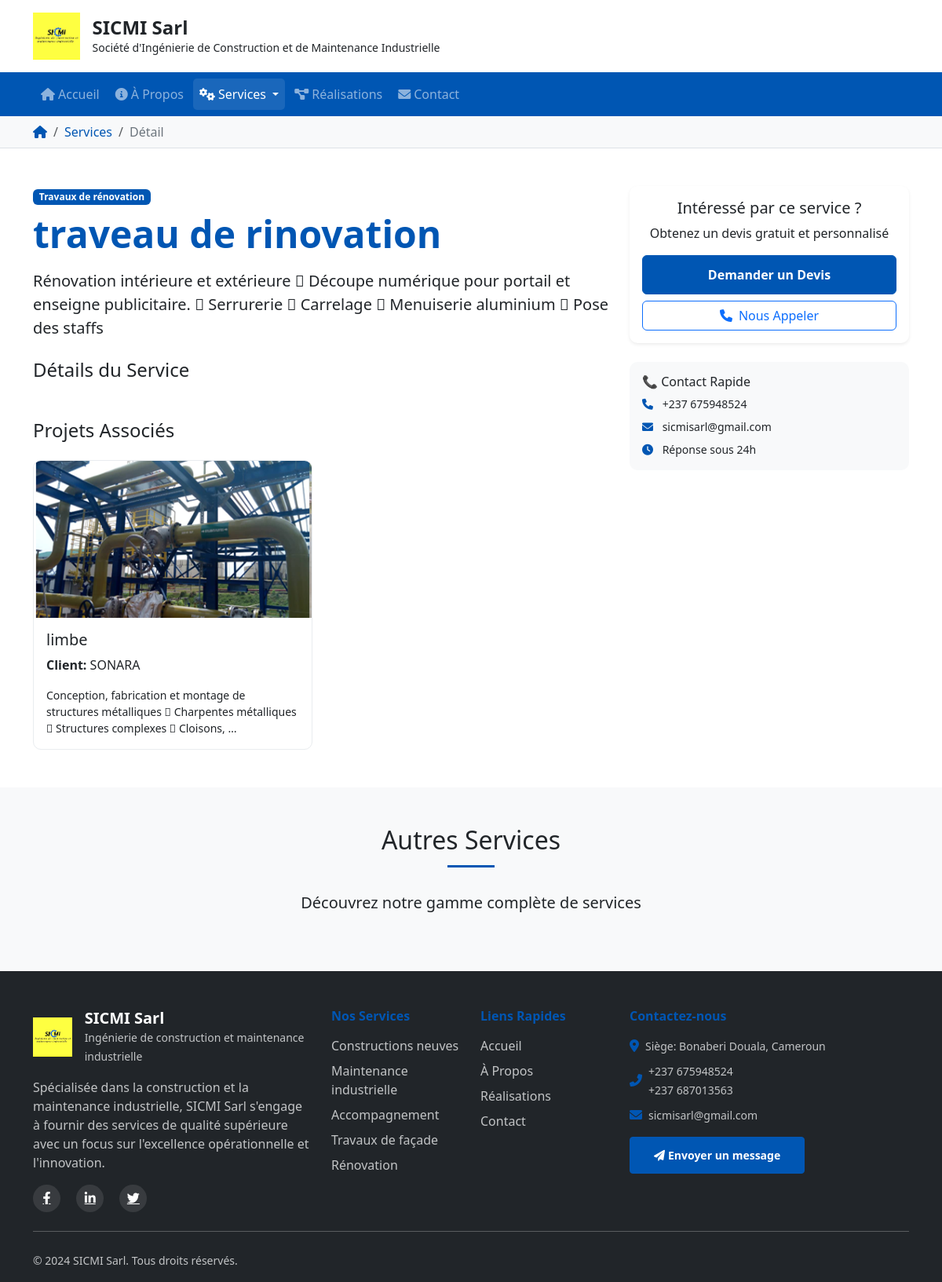
/services/5/, run on an earlier commit of the app's database.
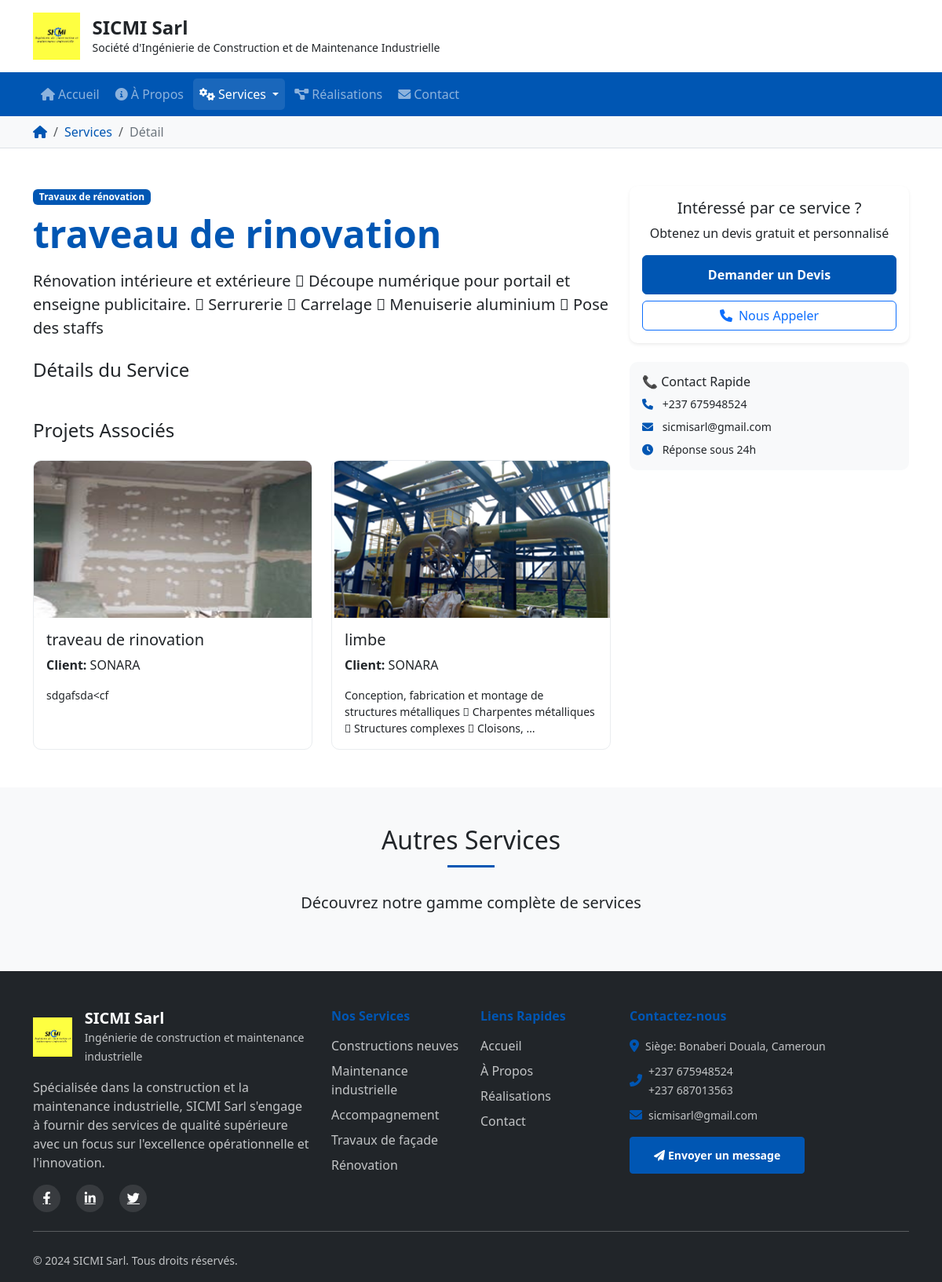
And on a later commit of the database.
### sicmi_app/models.py (models this page shows, shortened)
class Service(models.Model):
    CATEGORY_CHOICES = [
        ('construction', 'Constructions neuves et revamping'),
        ('maintenance', 'Maintenance industrielle'),
        ('accompagnement', 'Accompagnement'),
        ('facade', 'Travaux de Façade'),
        ('renovation', 'Travaux de rénovation'),
    ]
    name = models.CharField(max_length=200)
    category = models.CharField(max_length=50, choices=CATEGORY_CHOICES)
    description = models.TextField()
    image = models.ImageField(upload_to='services/', blank=True, null=True)
    order = models.IntegerField(default=0)
    class Meta:
        ordering = ['order', 'name']

class Project(models.Model):
    title = models.CharField(max_length=200)
    client = models.CharField(max_length=200)
    description = models.TextField()
    services = models.ManyToManyField(Service)
    image = models.ImageField(upload_to='projects/')
    completion_date = models.DateField()
    created_at = models.DateTimeField(auto_now_add=True)
    class Meta:
        ordering = ['-completion_date']

### sicmi_app/views.py (the view)
# urls.py: path('services/<int:service_id>/', views.service_detail, name='service_detail'),
def service_detail(request, service_id):
    service = Service.objects.get(id=service_id)
    related_projects = Project.objects.filter(services=service)[:3]
    context = {
        'service': service,
        'related_projects': related_projects,
    }
    return render(request, 'services_detail.html', context)

### templates/services_detail.html (shortened to what this page needs)
{% extends 'base.html' %}
{% load static %}
{% block content %}
<div class="container py-5">
    <div class="row">
        <div class="col-lg-8">
            <div class="mb-4">
                <span class="badge bg-primary mb-2">{{ service.get_category_display }}</span>
                <h1 class="display-5 fw-bold text-primary mb-3">{{ service.name }}</h1>
                <div class="service-description">
                    <p class="lead">{{ service.description }}</p>
                </div>
            </div>
            <div class="service-details mb-5">
                <h3 class="h4 mb-4">Détails du Service</h3>
            </div>
            {% if related_projects %}
            <div class="related-projects">
                <h3 class="h4 mb-4">Projets Associés</h3>
                <div class="row g-4">
                    {% for project in related_projects %}
                    <div class="col-md-6">
                        <div class="card project-card h-100">
                            {% if project.image %}
                            <img src="{{ project.image.url }}" class="card-img-top" alt="{{ project.title }}" style="height: 200px; object-fit: cover;">
                            {% endif %}
                            <div class="card-body">
                                <h5 class="card-title">{{ project.title }}</h5>
                                <p class="card-text"><strong>Client:</strong> {{ project.client }}</p>
                                <p class="card-text small">{{ project.description|truncatewords:15 }}</p>
                            </div>
                        </div>
                    </div>
                    {% endfor %}
                </div>
            </div>
            {% endif %}
        </div>
        <div class="col-lg-4">
            <div class="sticky-top" style="top: 100px;">
                <div class="card border-0 shadow-sm mb-4">
                    <div class="card-body text-center">
                        <h5 class="card-title">Intéressé par ce service ?</h5>
                        <p class="card-text">Obtenez un devis gratuit et personnalisé</p>
                        <a href="{% url 'contact' %}?service={{ service.name }}" class="btn btn-primary w-100 mb-2">
                            Demander un Devis
                        </a>
                        <a href="tel:+237675948524" class="btn btn-outline-primary w-100">
                            <i class="fas fa-phone me-2"></i>Nous Appeler
                        </a>
                    </div>
                </div>
                <div class="card border-0 bg-light">
                    <div class="card-body">
                        <h6 class="card-title">📞 Contact Rapide</h6>
                        <p class="small mb-2">
                            <i class="fas fa-phone text-primary me-2"></i>
                            +237 675948524
                        </p>
                        <p class="small mb-2">
                            <i class="fas fa-envelope text-primary me-2"></i>
                            sicmisarl@gmail.com
                        </p>
                        <p class="small mb-0">
                            <i class="fas fa-clock text-primary me-2"></i>
                            Réponse sous 24h
                        </p>
                    </div>
                </div>
            </div>
        </div>
    </div>
</div>
<section class="py-5 bg-light">
    <div class="container">
        <div class="text-center mb-5">
            <h2 class="section-title">Autres Services</h2>
            <p class="lead">Découvrez notre gamme complète de services</p>
        </div>
    </div>
</section>
{% endblock %}

### templates/base.html (shortened to what this page needs)
<!DOCTYPE html>
<html lang="fr">
<head>
    <link href="https://cdn.jsdelivr.net/npm/bootstrap@5.3.0/dist/css/bootstrap.min.css" rel="stylesheet">
    <link rel="stylesheet" href="https://cdnjs.cloudflare.com/ajax/libs/font-awesome/6.0.0/css/all.min.css">
    <link rel="stylesheet" href="/static/css/style.css">
</head>
<body>
    {% include 'includes/header.html' %}
    {% include 'includes/nav.html' %}
    <main>
        {% block content %}
        {% endblock %}
    </main>
    {% include 'includes/footer.html' %}
</body>
</html>

### templates/includes/header.html
{% load static %}
<header class="header-simple bg-white shadow-sm">
    <div class="container">
        <div class="row align-items-center py-3">
            <div class="col-md-6 d-flex align-items-center">
                <div class="logo me-3">
                    <img src="{% static 'images/logo.png' %}" alt="SICMI Sarl" class="logo-img" style="height: 60px; width: auto;">
                </div>
                <div>
                    <h1 class="h4 mb-0 fw-bold">SICMI Sarl</h1>
                    <p class="small mb-0">Société d'Ingénierie de Construction et de Maintenance Industrielle</p>
                </div>
            </div>
        </div>
    </div>
</header>

### templates/includes/nav.html (shortened to what this page needs)
{% load static %}
{% load i18n %}
<nav class="navbar navbar-expand-lg navbar-dark bg-primary sticky-top">
    <div class="container">
        <div class="collapse navbar-collapse" id="navbarNav">
            <ul class="navbar-nav me-auto">
                <li class="nav-item">
                    <a class="nav-link {% if request.path == '/' %}active{% endif %}" href="{% url 'home' %}">
                        <i class="fas fa-home me-1"></i>{% trans "Accueil" %}
                    </a>
                </li>
                <li class="nav-item">
                    <a class="nav-link {% if request.path == '/a-propos/' %}active{% endif %}" href="{% url 'about' %}">
                        <i class="fas fa-info-circle me-1"></i>{% trans "À Propos" %}
                    </a>
                </li>
                <li class="nav-item dropdown">
                    <a class="nav-link dropdown-toggle {% if 'services' in request.path %}active{% endif %}"
                       href="#" id="servicesDropdown" role="button" data-bs-toggle="dropdown" aria-expanded="false">
                        <i class="fas fa-cogs me-1"></i>{% trans "Services" %}
                    </a>
                </li>
                <li class="nav-item">
                    <a class="nav-link {% if request.path == '/projets/' %}active{% endif %}" href="{% url 'projects' %}">
                        <i class="fas fa-project-diagram me-1"></i>{% trans "Réalisations" %}
                    </a>
                </li>
                <li class="nav-item">
                    <a class="nav-link {% if request.path == '/contact/' %}active{% endif %}" href="{% url 'contact' %}">
                        <i class="fas fa-envelope me-1"></i>{% trans "Contact" %}
                    </a>
                </li>
            </ul>
        </div>
    </div>
</nav>
<div class="bg-light border-bottom">
    <div class="container">
        <nav aria-label="breadcrumb" class="py-2">
            <ol class="breadcrumb mb-0">
                <li class="breadcrumb-item">
                    <a href="{% url 'home' %}" class="text-decoration-none">
                        <i class="fas fa-home"></i>
                    </a>
                </li>
                {% block breadcrumb %}
                {% if request.path == '/a-propos/' %}
                    <li class="breadcrumb-item active" aria-current="page">{% trans "À Propos" %}</li>
                {% elif request.path == '/services/' %}
                    <li class="breadcrumb-item active" aria-current="page">{% trans "Services" %}</li>
                {% elif 'services' in request.path and request.path != '/services/' %}
                    <li class="breadcrumb-item">
                        <a href="{% url 'services' %}" class="text-decoration-none">{% trans "Services" %}</a>
                    </li>
                    <li class="breadcrumb-item active" aria-current="page">{% trans "Détail" %}</li>
                {% elif request.path == '/projets/' %}
                    <li class="breadcrumb-item active" aria-current="page">{% trans "Réalisations" %}</li>
                {% elif request.path == '/contact/' %}
                    <li class="breadcrumb-item active" aria-current="page">{% trans "Contact" %}</li>
                {% endif %}
                {% endblock %}
            </ol>
        </nav>
    </div>
</div>

### templates/includes/footer.html (shortened to what this page needs)
{% load static %}
<footer class="bg-dark text-white pt-5 pb-3">
    <div class="container">
        <div class="row g-4">
            <div class="col-lg-4 col-md-6">
                <div class="d-flex align-items-center mb-3">
                    <div class="logo me-3">
                        <img src="{% static 'images/logo.png' %}" alt="SICMI Sarl" class="logo-img" style="height: 50px; width: auto;">
                    </div>
                    <div>
                        <h5 class="fw-bold mb-0">SICMI Sarl</h5>
                        <small class="text-light opacity-75">Ingénierie de construction et maintenance industrielle</small>
                    </div>
                </div>
                <p class="text-light opacity-75">
                    Spécialisée dans la construction et la maintenance industrielle, SICMI Sarl
                    s'engage à fournir des services de qualité supérieure avec un focus sur
                    l'excellence opérationnelle et l'innovation.
                </p>
                <div class="social-links">
                    <a href="#" class="text-white me-3">
                        <i class="fab fa-facebook-f"></i>
                    </a>
                    <a href="#" class="text-white me-3">
                        <i class="fab fa-linkedin-in"></i>
                    </a>
                    <a href="#" class="text-white">
                        <i class="fab fa-twitter"></i>
                    </a>
                </div>
            </div>
            <div class="col-lg-2 col-md-6">
                <h6 class="fw-bold text-primary mb-3">Nos Services</h6>
                <ul class="list-unstyled">
                    <li class="mb-2">
                        <a href="{% url 'services' %}#construction" class="text-light opacity-75 text-decoration-none">
                            Constructions neuves
                        </a>
                    </li>
                    <li class="mb-2">
                        <a href="{% url 'services' %}#maintenance" class="text-light opacity-75 text-decoration-none">
                            Maintenance industrielle
                        </a>
                    </li>
                    <li class="mb-2">
                        <a href="{% url 'services' %}#accompagnement" class="text-light opacity-75 text-decoration-none">
                            Accompagnement
                        </a>
                    </li>
                    <li class="mb-2">
                        <a href="{% url 'services' %}#facade" class="text-light opacity-75 text-decoration-none">
                            Travaux de façade
                        </a>
                    </li>
                    <li class="mb-2">
                        <a href="{% url 'services' %}#renovation" class="text-light opacity-75 text-decoration-none">
                            Rénovation
                        </a>
                    </li>
                </ul>
            </div>
            <div class="col-lg-2 col-md-6">
                <h6 class="fw-bold text-primary mb-3">Liens Rapides</h6>
                <ul class="list-unstyled">
                    <li class="mb-2">
                        <a href="{% url 'home' %}" class="text-light opacity-75 text-decoration-none">
                            Accueil
                        </a>
                    </li>
                    <li class="mb-2">
                        <a href="{% url 'about' %}" class="text-light opacity-75 text-decoration-none">
                            À Propos
                        </a>
                    </li>
                    <li class="mb-2">
                        <a href="{% url 'projects' %}" class="text-light opacity-75 text-decoration-none">
                            Réalisations
                        </a>
                    </li>
                    <li class="mb-2">
                        <a href="{% url 'contact' %}" class="text-light opacity-75 text-decoration-none">
                            Contact
                        </a>
                    </li>
                </ul>
            </div>
            <div class="col-lg-4 col-md-6">
                <h6 class="fw-bold text-primary mb-3">Contactez-nous</h6>
                <div class="mb-3">
                    <div class="d-flex align-items-start mb-2">
                        <i class="fas fa-map-marker-alt text-primary mt-1 me-2"></i>
                        <div>
                            <small class="text-light opacity-75">
                                Siège: Bonaberi Douala, Cameroun
                            </small>
                        </div>
                    </div>
                    <div class="d-flex align-items-center mb-2">
                        <i class="fas fa-phone-alt text-primary me-2"></i>
                        <div>
                            <small class="text-light opacity-75">
                                +237 675948524<br>+237 687013563
                            </small>
                        </div>
                    </div>
                    <div class="d-flex align-items-center mb-2">
                        <i class="fas fa-envelope text-primary me-2"></i>
                        <div>
                            <small class="text-light opacity-75">
                                sicmisarl@gmail.com
                            </small>
                        </div>
                    </div>
                </div>
                <a href="{% url 'contact' %}" class="btn btn-primary btn-sm">
                    <i class="fas fa-paper-plane me-1"></i>Envoyer un message
                </a>
            </div>
        </div>
        <hr class="my-4 bg-light opacity-25">
        <div class="row align-items-center">
            <div class="col-md-6">
                <small class="text-light opacity-75">
                    &copy; 2024 SICMI Sarl. Tous droits réservés.
                </small>
            </div>
        </div>
    </div>
</footer>

What changed in the data, as far as the page shows it:
added Project: image (picture), title "traveau de rinovation", client "SONARA", description "sdgafsda<cf"
